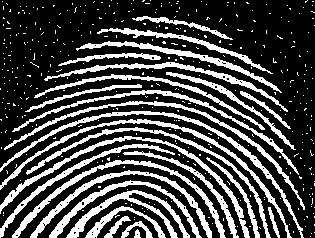
%> input picture assets/fingerprint-noisy.tif, 315 x 238 px
$ octave Task2_MorphologicalFilteringwithOpenandClose.m   (GNU Octave 9; MATLAB toolbox functions it lacks are replaced by stand-ins)
%> lines starting %> are read from the running program, lines starting %| are printed output that depends on the picture; in (x1, y1, x2, y2) boxes, pixels count from 0 and x2, y2 are one past the last pixel; in counts of white or black regions, pixels touching at a corner belong together; the program's own positions count from 1
clear all
close all

% Read the image file 'finger-noisy.tif' into f.
f = imread('assets/fingerprint-noisy.tif');
%> f: size 238x315 logical; 28.5% white; 414 white regions (387 under 20 px), largest, box (x1, y1, x2, y2) and area: (0, 111, 304, 238) 1388, (0, 136, 250, 238) 1372, (0, 119, 292, 238) 1337

% Generate a 3x3 structuring element SE.
%SE = strel('square', 3);
SE = strel('disk', 1);

% Erode f to produce _f_e.
fe = imerode(f, SE);
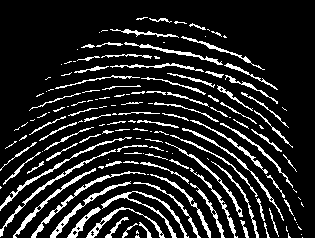
%> fe: size 238x315 logical; 14.2% white in thin lines or dots, all inside (x1, y1, x2, y2) = (0, 17, 304, 238)

% Dilate fe to produce fed.
fed = imdilate(fe, SE);
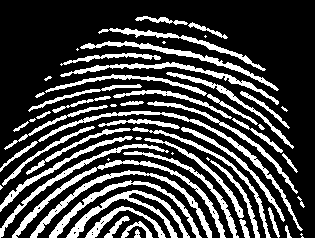
%> fed: size 238x315 logical; 26.6% white; 59 white regions (12 under 20 px), largest, box (x1, y1, x2, y2) and area: (12, 160, 226, 238) 1275, (38, 111, 303, 231) 1189, (30, 170, 212, 238) 1152

% Open f to produce fo.
fo = imopen(f, SE);

% Improve the image fo_ with a close operation
foc = imclose(fo, SE);
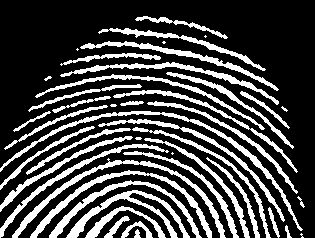
%> foc: size 238x315 logical; 26.9% white; 45 white regions (8 under 20 px), largest, box (x1, y1, x2, y2) and area: (0, 111, 303, 231) 1361, (12, 158, 226, 238) 1309, (30, 170, 212, 238) 1173

% Show f, fe, fed and fo as a 4 image montage.
montage({f, fe, fed, fo, foc});
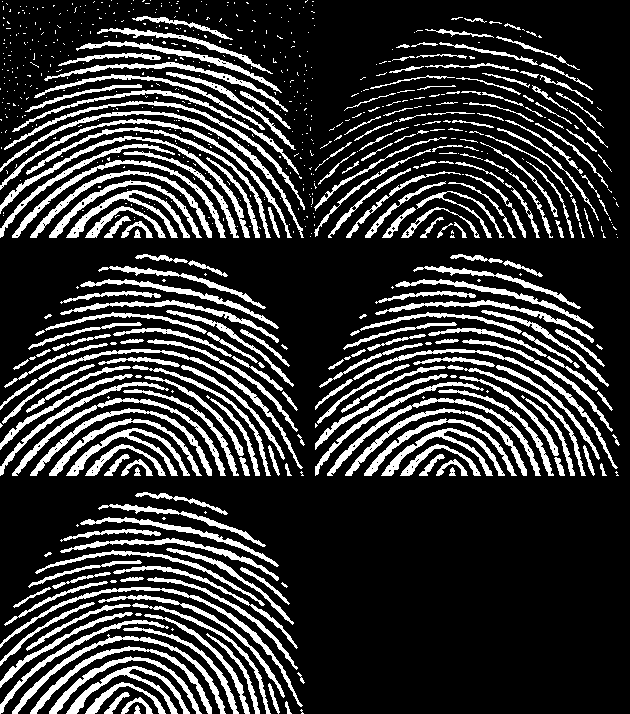
%> displayed picture: size 714x630 logical; 20.5% white; 730 white regions (483 under 20 px), largest, box (x1, y1, x2, y2) and area: (0, 111, 304, 238) 1388, (0, 136, 250, 238) 1372, (0, 587, 303, 707) 1361

% compare morphological filtering using Open + Close to spatial filter with a Gaussian filter.
% Create a Gaussian filter with a standard deviation of 1.5
h = fspecial('gaussian', 5, 1.5);

% Apply the Gaussian filter to the original image f.
fg = imfilter(f, h, 'replicate');
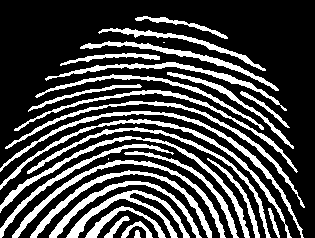
%> fg: size 238x315 logical; 27.5% white; 29 white regions (2 under 20 px), largest, box (x1, y1, x2, y2) and area: (0, 111, 304, 238) 1402, (0, 136, 250, 238) 1385, (0, 119, 292, 238) 1337

% Show the original image f and the Gaussian filtered image fg as a 2 image montage.
figure, montage({f, foc, fg});
%> after `montage({f, foc, fg})`:
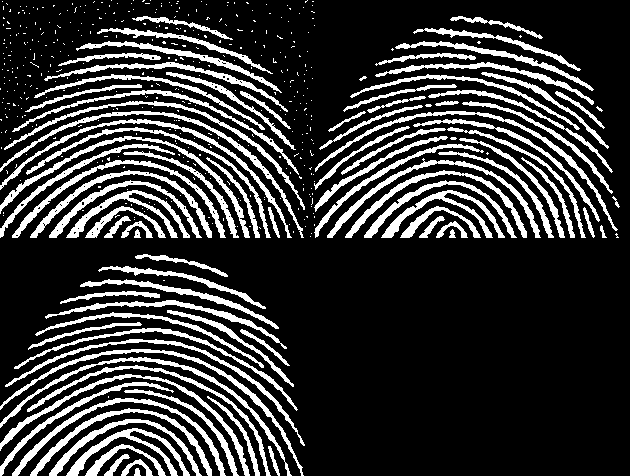
%> displayed picture: size 476x630 logical; 20.7% white; 485 white regions (394 under 20 px), largest, box (x1, y1, x2, y2) and area: (0, 349, 304, 476) 1402, (0, 111, 304, 238) 1388, (0, 374, 250, 476) 1385
